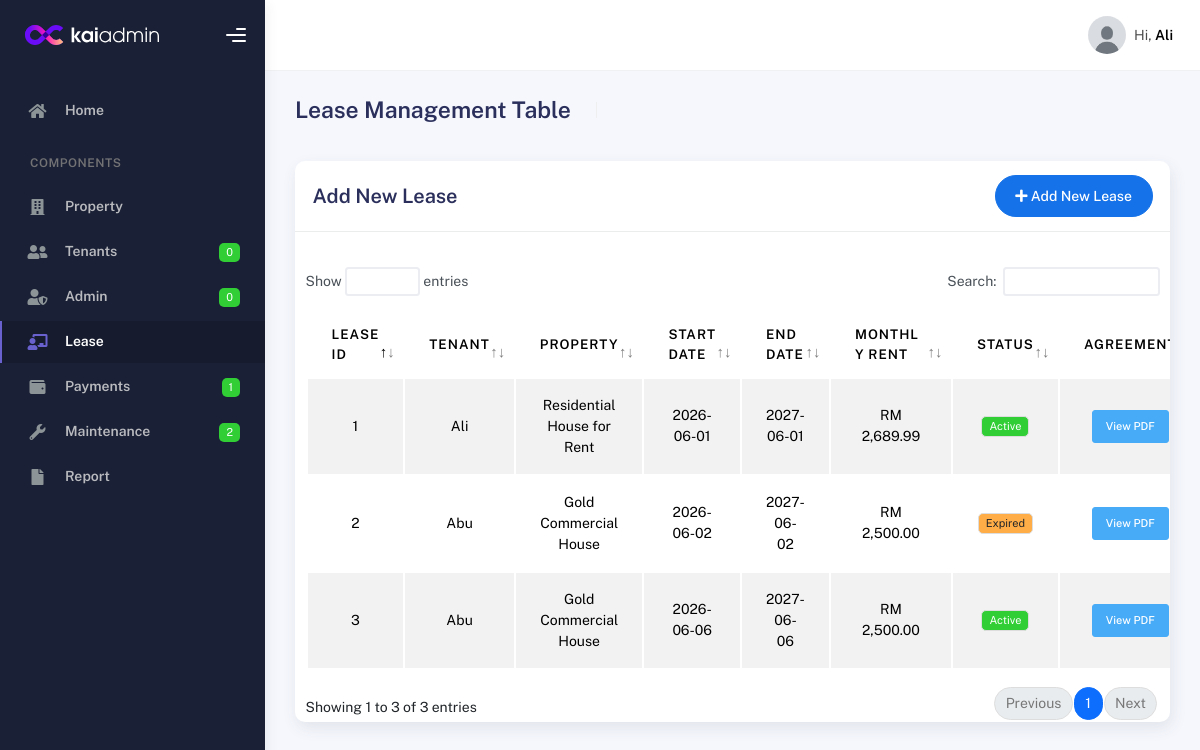
Page /Admin/tables/lease.php (signed in) on the committed database.
### tables this page shows
CREATE TABLE `users` (
  `user_id` int(11) NOT NULL,
  `full_name` varchar(100) NOT NULL,
  `pictures` varchar(255) NOT NULL,
  `email` varchar(100) NOT NULL,
  `phone_number` varchar(20) DEFAULT NULL,
  `password` varchar(255) NOT NULL,
  `role` enum('admin','tenant') NOT NULL,
  `status` enum('active','inactive') DEFAULT 'active',
  `created_at` timestamp NOT NULL DEFAULT current_timestamp(),
  `is_read` tinyint(1) DEFAULT 0
);

CREATE TABLE `leases` (
  `lease_id` int(11) NOT NULL,
  `tenant_id` int(11) NOT NULL,
  `property_id` int(11) NOT NULL,
  `lease_start_date` date NOT NULL,
  `lease_end_date` date NOT NULL,
  `monthly_rent` decimal(10,2) NOT NULL,
  `lease_document` varchar(255) DEFAULT NULL,
  `lease_status` enum('active','expired','terminated') DEFAULT 'active',
  `created_at` timestamp NOT NULL DEFAULT current_timestamp()
);

CREATE TABLE `properties` (
  `property_id` int(11) NOT NULL,
  `property_name` varchar(100) NOT NULL,
  `property_type` enum('residential','commercial') NOT NULL,
  `address` text NOT NULL,
  `rental_price` decimal(10,2) NOT NULL,
  `number_of_rooms` int(11) DEFAULT NULL,
  `property_description` text DEFAULT NULL,
  `occupancy_status` enum('available','rented') DEFAULT 'available',
  `property_image` varchar(255) DEFAULT NULL,
  `activation` enum('active','inactive') NOT NULL,
  `created_at` timestamp NOT NULL DEFAULT current_timestamp()
);

### Admin/tables/lease.php (the view, shortened to what this page needs)
<?php
include '..\databaseconnection.php';
$userId = $_SESSION['user_id'];
$newTenantQuery = mysqli_query(
    $conn,
    "SELECT COUNT(*) AS total
     FROM users
     WHERE role='tenant' AND is_read = 0"
);
$newTenants = mysqli_fetch_assoc($newTenantQuery)['total'];
$adminQuery = mysqli_query(
    $conn,
    "SELECT full_name, email, pictures, status
     FROM users
     WHERE user_id = $userId"
);
$admin = mysqli_fetch_assoc($adminQuery);
$newAdminQuery = mysqli_query(
    $conn,
    "SELECT COUNT(*) AS total
     FROM users
     WHERE role='admin' AND is_read = 0"
);
$newAdmins = mysqli_fetch_assoc($newAdminQuery)['total'];
$paymentQuery = mysqli_query(
    $conn,
    "SELECT COUNT(*) AS total FROM payments WHERE payment_status = 'pending'"
);
$newPayments = mysqli_fetch_assoc($paymentQuery)['total'];
$newMaintenanceQuery = mysqli_query(
    $conn,
    "SELECT COUNT(*) AS total
     FROM maintenance_requests
     WHERE request_status = 'pending'"
);
$newMaintenance = mysqli_fetch_assoc($newMaintenanceQuery)['total'];
mysqli_query($conn, "
    UPDATE leases
    SET lease_status='expired'
    WHERE lease_end_date < CURDATE()
    AND lease_status='active'
");
$leaseQuery = mysqli_query(
  $conn,
  "SELECT
        l.*,
        u.full_name,
        u.email,
        p.property_name,
        p.property_type
    FROM leases l
    INNER JOIN users u
        ON l.tenant_id = u.user_id
    INNER JOIN properties p
        ON l.property_id = p.property_id
    ORDER BY l.lease_id DESC
");
?>
<!DOCTYPE html>
<html lang="en">
  <head>
    <link rel="stylesheet" href="../assets/css/bootstrap.min.css" />
    <link rel="stylesheet" href="../assets/css/plugins.min.css" />
    <link rel="stylesheet" href="../assets/css/kaiadmin.min.css" />
  </head>
  <body>
    <div class="wrapper">
      <div class="sidebar" data-background-color="dark">
        <div class="sidebar-logo">
          <div class="logo-header" data-background-color="dark">
            <a href="../admindashboard.php" class="logo">
              <img
                src="../assets/img/kaiadmin/logo_light.svg"
                alt="navbar brand"
                class="navbar-brand"
                height="20"
              />
            </a>
            <div class="nav-toggle">
              <button class="btn btn-toggle toggle-sidebar">
                <i class="gg-menu-right"></i>
              </button>
            </div>
          </div>
        </div>
        <div class="sidebar-wrapper scrollbar scrollbar-inner">
          <div class="sidebar-content">
            <ul class="nav nav-secondary">
              <li class="nav-item">
                <a href="..\admindashboard.php" class="collapsed" aria-expanded="false">
                  <i class="fas fa-home"></i>
                  <p>Home</p>
                </a>
              </li>
              <li class="nav-section">
                <h4 class="text-section">Components</h4>
              </li>
              <li class="nav-item">
                <a href="propertymanagement.php">
                   <i class="fas fa-building"></i>
                  <p>Property</p>
                </a>
              </li>
              <li class="nav-item">
                <a href="tenantmanagement.php">
                   <i class="fas fa-user-friends"></i>
                  <p>Tenants</p>
                  <span class="badge badge-success"><?php echo $newTenants; ?></span>
                </a>
              </li>
              <li class="nav-item">
                <a href="adminmanagement.php">
                   <i class="fas fa-user-shield"></i>
                  <p>Admin</p>
                  <span class="badge badge-success"><?php echo $newAdmins; ?></span>
                </a>
              </li>
              <li class="nav-item active">
                <a href="lease.php">
                  <i class="fas fa-chalkboard-teacher"></i>
                  <p>Lease</p>
                </a>
              </li>
              <li class="nav-item">
                <a href="payments.php">
                  <i class="fas fa-wallet"></i>
                  <p>Payments</p>
                  <span class="badge badge-success"><?php echo $newPayments; ?></span>
                </a>
              </li>
              <li class="nav-item">
                <a href="maintenancerequest.php">
                   <i class="fas fa-wrench"></i>
                  <p>Maintenance</p>
                  <span class="badge badge-success"><?php echo $newMaintenance; ?></span>
                </a>
              </li>
              <li class="nav-item">
                <a href="reports.php">
                  <i class="fas fa-file"></i>
                  <p>Report</p>
                </a>
              </li>
            </ul>
          </div>
        </div>
      </div>
      <div class="main-panel">
        <div class="main-header">
          <nav class="navbar navbar-header navbar-header-transparent navbar-expand-lg border-bottom">
            <div class="container-fluid">
              <ul class="navbar-nav topbar-nav ms-md-auto align-items-center">
                <li class="nav-item topbar-user dropdown hidden-caret">
                  <a class="dropdown-toggle profile-pic" data-bs-toggle="dropdown" href="#" aria-expanded="false">
                    <div class="avatar-sm">
                      <img
                        src="../<?php echo htmlspecialchars($admin['pictures']); ?>"
                        alt="..."
                        class="avatar-img rounded-circle"
                      />
                    </div>
                    <span class="profile-username">
                      <span class="op-7">Hi,</span>
                      <span class="fw-bold"><?php echo $admin['full_name']; ?></span>
                    </span>
                  </a>
                </li>
              </ul>
            </div>
          </nav>
        </div>
        <div class="container">
          <div class="page-inner">
            <div class="page-header">
              <h3 class="fw-bold mb-3">Lease Management Table</h3>
              <ul class="breadcrumbs mb-3">
              </ul>
            </div>
            <div class="row">
              <div class="col-md-12">
                <div class="card">
                  <div class="card-header">
                    <div class="d-flex align-items-center">
                      <h4 class="card-title">Add New Lease</h4>
                      <button class="btn btn-primary btn-round ms-auto" data-bs-toggle="modal" data-bs-target="#addRowModal">
                        <i class="fa fa-plus"></i>
                        Add New Lease
                      </button>
                    </div>
                  </div>
                  <div class="card-body">
                    </div>
                    <div class="table-responsive">
                      <table
                        id="add-row"
                        class="display table table-striped table-hover"
                      >
                        <thead>
                          <tr>
                            <th>Lease ID</th>
                            <th>Tenant</th>
                            <th>Property</th>
                            <th>Start Date</th>
                            <th>End Date</th>
                            <th>Monthly Rent</th>
                            <th>Status</th>
                            <th>Agreement</th>
                          </tr>
                        </thead>
                        <tbody>
                        <?php while($lease = mysqli_fetch_assoc($leaseQuery)) { ?>
                        <tr style="text-align:center;">
                          <td><?= $lease['lease_id']; ?></td>
                          <td>
                            <?= htmlspecialchars($lease['full_name']); ?>
                          </td>
                          <td>
                            <?= htmlspecialchars($lease['property_name']); ?>
                          </td>
                          <td>
                            <?= $lease['lease_start_date']; ?>
                          </td>
                          <td>
                            <?= $lease['lease_end_date']; ?>
                          </td>
                          <td>
                            RM <?= number_format($lease['monthly_rent'], 2); ?>
                          </td>
                          <td>
                          <?php
                            $status = $lease['lease_status'];
                            if($status == 'active'){
                              echo '<span class="badge bg-success">Active</span>';
                            }
                            elseif($status == 'expired'){
                              echo '<span class="badge bg-warning text-dark">Expired</span>';
                            }
                            else{
                              echo '<span class="badge bg-danger">Terminated</span>';
                            }
                          ?>
                          </td>
                          <td>
                          <?php if (!empty($lease['lease_document'])) { ?>
                            <a href="../uploads/<?= htmlspecialchars($lease['lease_document']); ?>"
                              target="_blank"
                              class="btn btn-sm btn-info">
                              View PDF
                            </a>
                          <?php } else { ?>
                            <span class="text-muted">No file</span>
                          <?php } ?>
                          </td>
                  </tr>
                <?php } ?>
                </tbody>
                      </table>
                    </div>
                  </div>
                </div>
              </div>
            </div>
          </div>
        </div>
      </div>
  </body>
</html>

### rows in the picture
users: pictures (picture), full_name "Ali"
leases: lease_id "3", tenant.full_name "Abu", property.property_name "Gold Commercial House", lease_start_date "2026-06-06", lease_end_date "2027-06-06", monthly_rent "2,500.00", lease_status "Active"
leases: lease_id "2", tenant.full_name "Abu", property.property_name "Gold Commercial House", lease_start_date "2026-06-02", lease_end_date "2027-06-02", monthly_rent "2,500.00", lease_status "Expired"
leases: lease_id "1", tenant.full_name "Ali", property.property_name "Residential House for Rent", lease_start_date "2026-06-01", lease_end_date "2027-06-01", monthly_rent "2,689.99", lease_status "Active"

### other values in the picture
$newTenants "0"
$newAdmins "0"
$newPayments "1"
$newMaintenance "2"
